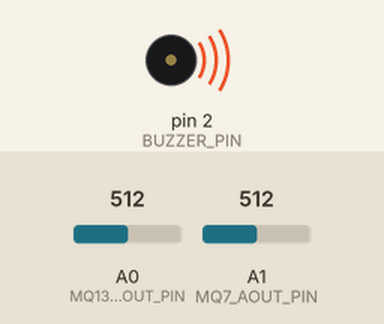
Simulated run of this sketch. Board: Arduino Uno, built with avr-gcc and run on an emulated ATmega328P. On the bench: buzzer (waves = sounding, pin HIGH). The test bench sets the inputs (shaded band); at power-on: A0 (MQ135_AOUT_PIN) = 512, A1 (MQ7_AOUT_PIN) = 512. What the sketch prints to the serial monitor is not drawn.

Above: at 0.5 s.
Timing chart, 0 to 4.6 s (numbered marks = the images above):
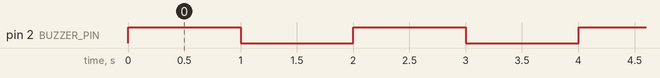

The sketch:

sketch_dec25a.ino
```cpp
// Gaz sensörlerinin bağlı olduğu pinler
const int MQ7_AOUT_PIN = A1;
const int MQ135_AOUT_PIN = A0;
const int BUZZER_PIN = 2;

// Gaz sensörlerinden okunan değerlerin saklanacağı değişkenler
int mq7Value = 0;
int mq135Value = 0;

void setup() {
  Serial.begin(9600);
  pinMode(BUZZER_PIN, OUTPUT);
}

void loop() {
  // MQ7 sensöründen veri okuma
  mq7Value = analogRead(MQ7_AOUT_PIN);
  // MQ135 sensöründen veri okuma
  mq135Value = analogRead(MQ135_AOUT_PIN);

  // Okunan değerleri Serial Monitör'e yazdırma
  Serial.print("MQ7 Değer: ");
  Serial.print(mq7Value);
  Serial.print("\t MQ135 Değer: ");
  Serial.println(mq135Value);

  // Gaz seviyesi eşik değerini kontrol ederek buzzer'ı çalma
  if (mq7Value > 500 || mq135Value > 500) {
    digitalWrite(BUZZER_PIN, HIGH); // Buzzer'ı aktif et
     delay(1000);
      digitalWrite(BUZZER_PIN, LOW);
  } else {
    digitalWrite(BUZZER_PIN, LOW); // Buzzer'ı kapat
  }

  delay(1000); // 1 saniye bekleme
}
```

Measured:
- by itself, pin 2 (BUZZER_PIN): alternates HIGH for 1.0 s and LOW for 1.0 s
